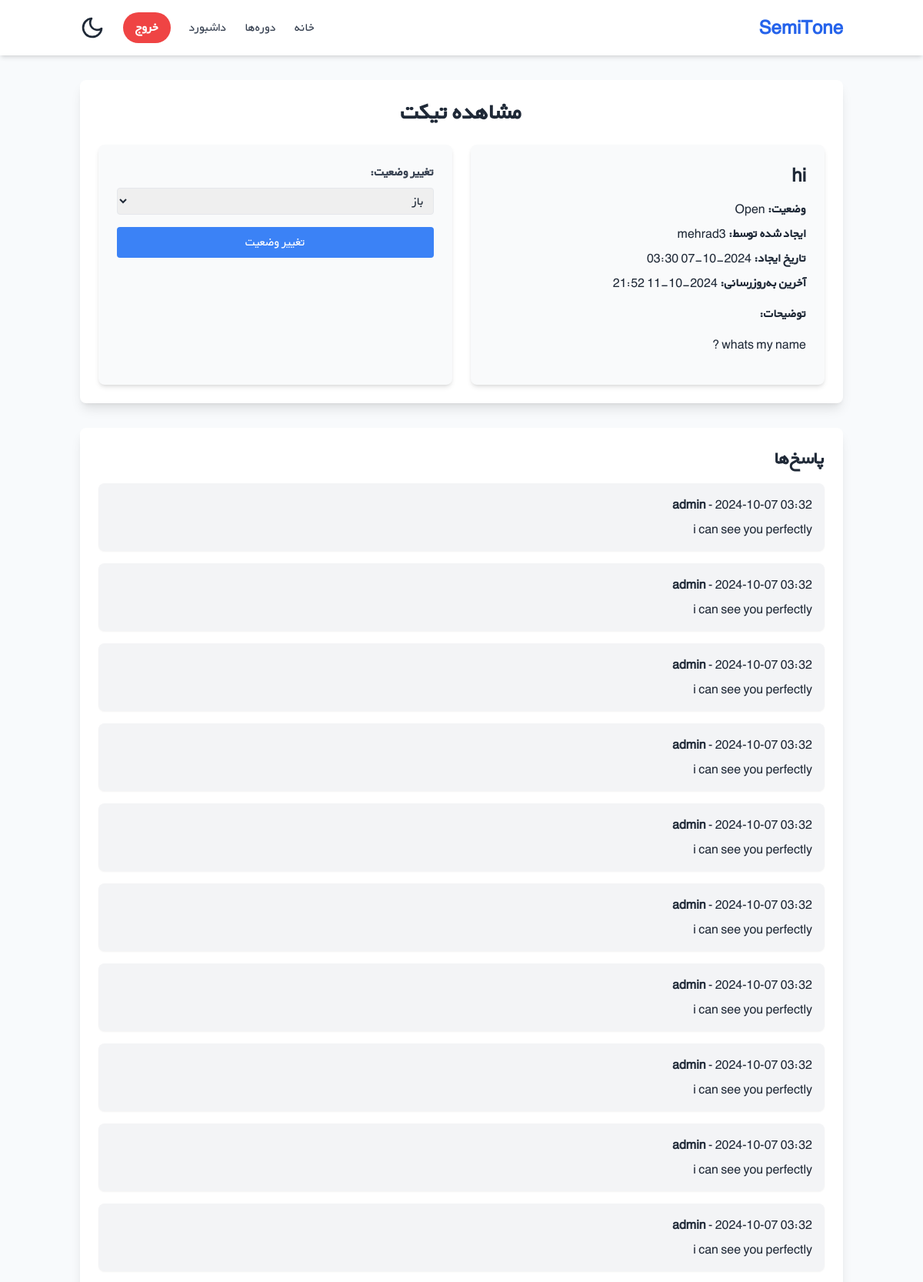
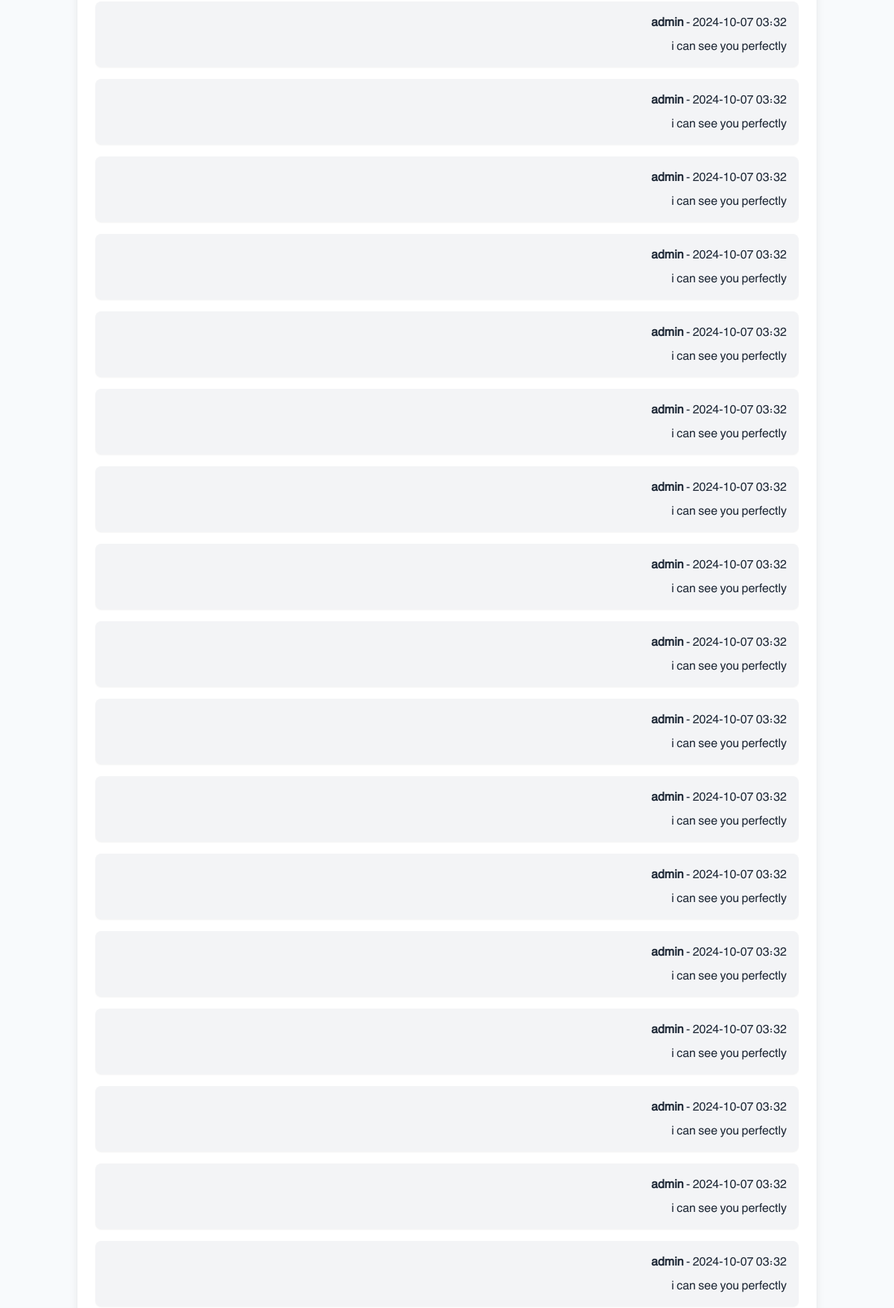
The app's page /view_ticket.php?id=670355e0b0e11 (signed in, upper part) with its own data (2 pictures, top to bottom).
### tables this page shows
CREATE TABLE tickets (
            id TEXT PRIMARY KEY,
            user_username TEXT,
            title TEXT NOT NULL,
            description TEXT,
            status TEXT DEFAULT 'Open',
            created_at DATETIME DEFAULT CURRENT_TIMESTAMP,
            updated_at DATETIME DEFAULT CURRENT_TIMESTAMP,
            FOREIGN KEY (user_username) REFERENCES users(username) ON DELETE CASCADE
        );

CREATE TABLE ticket_responses (
            id INTEGER PRIMARY KEY AUTOINCREMENT,
            ticket_id TEXT,
            user_username TEXT,
            message TEXT NOT NULL,
            created_at DATETIME DEFAULT CURRENT_TIMESTAMP,
            FOREIGN KEY (ticket_id) REFERENCES tickets(id) ON DELETE CASCADE,
            FOREIGN KEY (user_username) REFERENCES users(username) ON DELETE CASCADE
        );

### view_ticket.php (the view, shortened to what this page needs)
<?php
$ticketId = isset($_GET['id']) ? $_GET['id'] : '';
$username = $_SESSION['username'];
$isAdmin = isset($_SESSION['admin_logged_in']) && $_SESSION['admin_logged_in'];
try {
    $db = Database::getInstance();
    $conn = $db->getConnection();
    $stmtTicket = $conn->prepare('SELECT * FROM tickets WHERE id = :ticket_id');
    $stmtTicket->bindValue(':ticket_id', $ticketId, SQLITE3_TEXT);
    $resultTicket = $stmtTicket->execute();
    $ticket = $resultTicket->fetchArray(SQLITE3_ASSOC);
    $stmtResponses = $conn->prepare('
        SELECT * FROM ticket_responses
        WHERE ticket_id = :ticket_id
        ORDER BY created_at ASC
    ');
    $stmtResponses->bindValue(':ticket_id', $ticketId, SQLITE3_TEXT);
    $resultResponses = $stmtResponses->execute();
    $responses = [];
    while ($row = $resultResponses->fetchArray(SQLITE3_ASSOC)) {
        $responses[] = $row;
    }
    include('header.php');
    ?>
    <div class="container mx-auto px-4 py-8" dir="rtl">
        <div class="bg-white rounded-lg shadow-lg p-6 mb-8">
            <h1 class="text-3xl font-bold mb-6 text-center">مشاهده تیکت</h1>
            <div class="grid grid-cols-1 md:grid-cols-2 gap-6">
                <div class="bg-gray-50 p-6 rounded-lg shadow-md">
                    <h2 class="text-2xl font-bold mb-4"><?php echo htmlspecialchars($ticket['title']); ?></h2>
                    <p class="mb-2"><strong>وضعیت:</strong> <?php echo htmlspecialchars($ticket['status']); ?></p>
                    <p class="mb-2"><strong>ایجاد شده توسط:</strong> <?php echo htmlspecialchars($ticket['user_username']); ?></p>
                    <p class="mb-2"><strong>تاریخ ایجاد:</strong> <?php echo date('Y-m-d H:i', strtotime($ticket['created_at'])); ?></p>
                    <p class="mb-4"><strong>آخرین به‌روزرسانی:</strong> <?php echo date('Y-m-d H:i', strtotime($ticket['updated_at'])); ?></p>
                    <p class="mb-4"><strong>توضیحات:</strong></p>
                    <p class="mb-4"><?php echo nl2br(htmlspecialchars($ticket['description'])); ?></p>
                </div>
                <?php if ($isAdmin || $ticket['user_username'] === $username): ?>
                    <div class="bg-gray-50 p-6 rounded-lg shadow-md">
                        <form action="change_ticket_status.php" method="POST">
                            <label for="status" class="block text-gray-700 font-bold mb-2">تغییر وضعیت:</label>
                            <select name="status" class="border rounded px-2 py-1 w-full">
                                <option value="Open" <?php echo $ticket['status'] === 'Open' ? 'selected' : ''; ?>>باز</option>
                            </select>
                            <button type="submit" class="bg-blue-500 text-white px-4 py-2 rounded mt-4 w-full">تغییر وضعیت</button>
                        </form>
                    </div>
                <?php endif; ?>
            </div>
        </div>
        <div class="bg-white rounded-lg shadow-lg p-6 mb-8">
            <h3 class="text-2xl font-bold mb-4">پاسخ‌ها</h3>
            <?php if (empty($responses)): ?>
                <p class="text-gray-500">هنوز پاسخی داده نشده است.</p>
            <?php else: ?>
                <?php foreach ($responses as $response): ?>
                    <div class="bg-gray-100 rounded-lg p-4 mb-4 shadow-sm">
                        <p class="mb-2"><strong><?php echo htmlspecialchars($response['user_username']); ?></strong> - <?php echo date('Y-m-d H:i', strtotime($response['created_at'])); ?></p>
                        <p><?php echo nl2br(htmlspecialchars($response['message'])); ?></p>
                    </div>
                <?php endforeach; ?>
            <?php endif; ?>
        </div>
    </div>
    <?php include('footer.php'); ?>
    <?php
} catch (Exception $e) {
    custom_error_log("Error in view_ticket.php: " . $e->getMessage());
    echo "مشکلی در بارگذاری تیکت رخ داد. لطفاً دوباره تلاش کنید.";
}
?>

### header.php (style rules this page uses)
body { font-family: 'BYekan', sans-serif; }
body.light-mode { background-color: #f8fafc; color: #1f2937; }

### records on screen
tickets: title "hi", status "Open", user_username "mehrad3", created_at "2024-10-07 03:30", updated_at "2024-10-11 21:52", description "whats my name ?", status "باز"
ticket_responses: user_username "admin", created_at "2024-10-07 03:32", message "i can see you perfectly"
ticket_responses: user_username "admin", created_at "2024-10-07 03:32", message "i can see you perfectly"
ticket_responses: user_username "admin", created_at "2024-10-07 03:32", message "i can see you perfectly"
ticket_responses: user_username "admin", created_at "2024-10-07 03:32", message "i can see you perfectly"
ticket_responses: user_username "admin", created_at "2024-10-07 03:32", message "i can see you perfectly"
ticket_responses: user_username "admin", created_at "2024-10-07 03:32", message "i can see you perfectly"
ticket_responses: user_username "admin", created_at "2024-10-07 03:32", message "i can see you perfectly"
ticket_responses: user_username "admin", created_at "2024-10-07 03:32", message "i can see you perfectly"
ticket_responses: user_username "admin", created_at "2024-10-07 03:32", message "i can see you perfectly"
ticket_responses: user_username "admin", created_at "2024-10-07 03:32", message "i can see you perfectly"
ticket_responses: user_username "admin", created_at "2024-10-07 03:32", message "i can see you perfectly"
ticket_responses: user_username "admin", created_at "2024-10-07 03:32", message "i can see you perfectly"
ticket_responses: user_username "admin", created_at "2024-10-07 03:32", message "i can see you perfectly"
ticket_responses: user_username "admin", created_at "2024-10-07 03:32", message "i can see you perfectly"
ticket_responses: user_username "admin", created_at "2024-10-07 03:32", message "i can see you perfectly"
ticket_responses: user_username "admin", created_at "2024-10-07 03:32", message "i can see you perfectly"
ticket_responses: user_username "admin", created_at "2024-10-07 03:32", message "i can see you perfectly"
ticket_responses: user_username "admin", created_at "2024-10-07 03:32", message "i can see you perfectly"
ticket_responses: user_username "admin", created_at "2024-10-07 03:32", message "i can see you perfectly"
ticket_responses: user_username "admin", created_at "2024-10-07 03:32", message "i can see you perfectly"
ticket_responses: user_username "admin", created_at "2024-10-07 03:32", message "i can see you perfectly"
ticket_responses: user_username "admin", created_at "2024-10-07 03:32", message "i can see you perfectly"
ticket_responses: user_username "admin", created_at "2024-10-07 03:32", message "i can see you perfectly"
ticket_responses: user_username "admin", created_at "2024-10-07 03:32", message "i can see you perfectly"
ticket_responses: user_username "admin", created_at "2024-10-07 03:32", message "i can see you perfectly"
ticket_responses: user_username "admin", created_at "2024-10-07 03:32", message "i can see you perfectly"
ticket_responses: user_username "admin", created_at "2024-10-07 03:32", message "i can see you perfectly"
